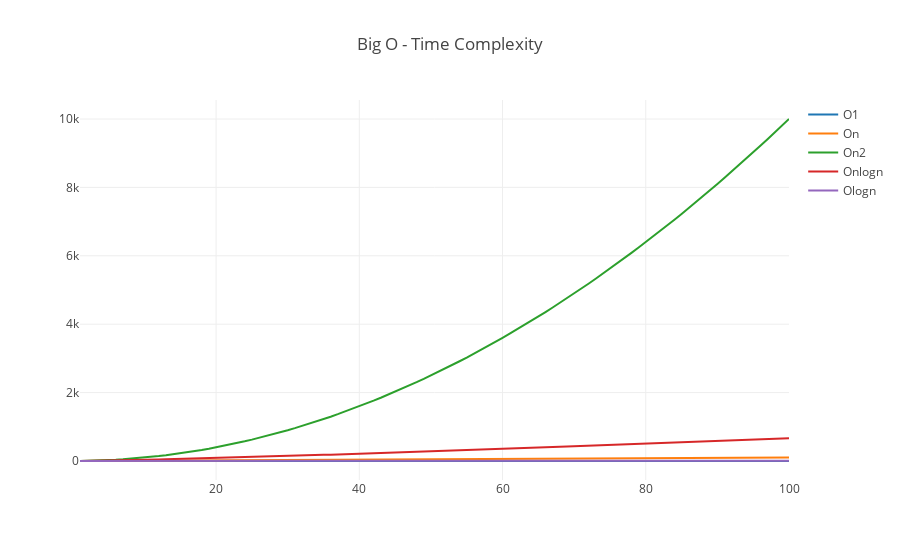

Notebook source saved alongside this figure:
### Code cell
fig = go.Figure()
for key, value in results.items():
    fig.add_trace(go.Scatter(x=x, y=value, name=key))
fig.update_layout(template='none', title='Big O - Time Complexity')
fig.show()
